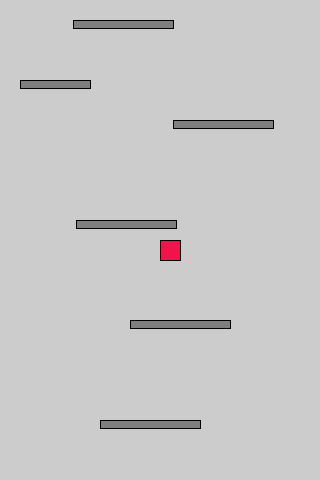
Frame 1 (no input)
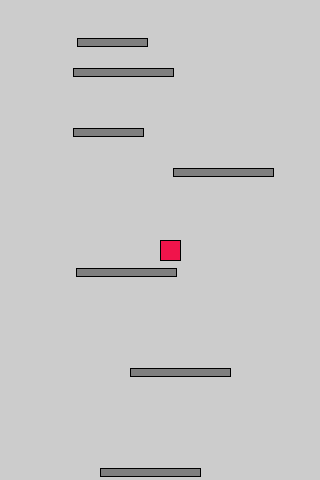
Frame 60 (the mouse pressed at the canvas centre just before this capture)
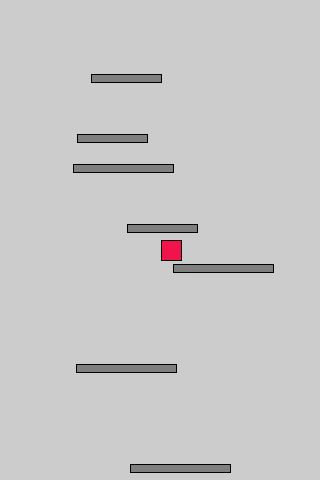
Frame 120 (the mouse held since frame 60 and released just before this capture)

The Processing sketch that drew these frames (run headless with seeded random() and noise(); from frame 60 on, the mouse is pressed at the canvas centre):

// Processing sketch: processing_95908
// ── processing_95908.pde

Player p;
ArrayList plats;
boolean aPressed, dPressed;
boolean gameOver;

void setup() {
  size(320, 480);
  frameRate(60);
  startUp();
}

void draw() {
  background(204);
  for(int i=0; i<plats.size(); i++) {
    p.hitTest((Platform)plats.get(i));
    ((Platform)plats.get(i)).display();
    ((Platform)plats.get(i)).move();
  }
  p.display(); 
  p.move();

  moveCamera();
  removePlats();
  createNewPlats();
  if(platsBelow() == 0) gameOver = true;
}

void startUp() {
  gameOver = false;
  p = new Player(width/2, height/2);
  plats = new ArrayList();
  plats.add(new HorizontalMovingPlatform(20, 80, 70, 8));
  plats.add(new Platform(100, 420, 100, 8));
  plats.add(new Platform((int)random(40, 180), 320, 100, 8));
  plats.add(new Platform((int)random(40, 180), 220, 100, 8));
  plats.add(new Platform((int)random(40, 180), 120, 100, 8));
  plats.add(new Platform((int)random(40, 180), 20, 100, 8));
}

void moveCamera() {
  float overHeight = height * 0.5 - p.y;
  if(overHeight > 0)
  {
    p.y += overHeight;
    for(int i=0; i<plats.size(); i++) {
      ((Platform)plats.get(i)).y += overHeight;
    }
  }
  float underHeight = p.y - (height-p.h-4);
  if(underHeight > 0) {
    p.y -= underHeight;
    for(int i=0; i<plats.size(); i++) {
      ((Platform)plats.get(i)).y -= underHeight;
    }
  }
}

void removePlats() {
  for(int i=plats.size()-1; i>=0; i--) {
    if(((Platform)plats.get(i)).y > height) {
      plats.remove(i);
    }
  }
}

void createNewPlats() {
  if(plats.size() < 7) {
    if(random(0, 10) < 2) plats.add(new HorizontalMovingPlatform((int)random(10, width-80), -10, 70, 8));
    else plats.add(new Platform((int)random(20, 200), -10, 70, 8));
  }
}

int platsBelow() {
  int count = 0;
  for(int i=0; i<plats.size(); i++) {
    if(((Platform)plats.get(i)).y >= p.y) count++;
  }
  return count;
}

void keyPressed()
{
  if(key == 'a') aPressed = true;
  if(key == 'd') dPressed = true;
}

void keyReleased()
{
  if(key == 'a') aPressed = false;
  if(key == 'd') dPressed = false;
}

class Platform {
  float x, y, w, h;
  float xvel, yvel;

  Platform(int x, int y, int w, int h) {
    this.x = x;
    this.y = y;
    this.w = w;
    this.h = h;
  }

  void display() {
    fill(127);
    rect(x, y, w, h);
  }

  void move() {
    x += xvel;
    y += yvel;
  }
}

class HorizontalMovingPlatform extends Platform {
  static final float speed = 0.9;

  HorizontalMovingPlatform(int x, int y, int w, int h) {
    super(x, y, w, h);
    this.xvel = speed;
  }

  void move() {
    super.move();
    if ((x+w > width - 10) || (x < 10)) {
      xvel *= -1;
    }
  }
}

class Player {
  static final float gravity = 0.14, bounceVel = 6.1, maxYVel = 12, maxXVel = 2;

  float x, y, xVel, yVel;
  int w, h;
  
  Player(int x, int y) {
    this.x = x;
    this.y = y;
    w = 20;
    h = 20;
  }

  void display() {
    fill(240, 20, 75);
    rect(x, y, w, h);
  }

  void move() {
    x += xVel;
    y += yVel;

    if (x > width-w) {
      x = 0;
    }
    if (x < 0) {
      x = width-w;
    }
    
    if (!gameOver) {
      if (aPressed) {
        xVel -= 0.05;
      }
      else if (dPressed) {
        xVel += 0.05;
      }
      else {
        if (xVel > 0) {
          xVel -= 0.03;
        }
        else {
          xVel += 0.03;
        }
      }
    }
    if (abs(xVel) < 0.01) {
      xVel = 0;
    }
    
    xVel = min(maxXVel, xVel);
    xVel = max(-maxXVel, xVel);

    yVel += gravity;
    yVel = min(maxYVel, yVel);
    yVel = max(-maxYVel, yVel);
  }

  void hitTest(Platform p) {
    if (x < p.x + p.w && x + w > p.x && y+h/2+h/4 < p.y + p.h && y + h > p.y) {
      if ((int)random(4) == 1) {
        yVel += 0.5;
        float start = System.currentTimeMillis();
        if ((float)System.currentTimeMillis() - start > 1000) {
          yVel -=0.5;
        }
      }
      else {
        if (yVel > 0) {
          yVel = -bounceVel;
        }
      }
    }
  }
}
